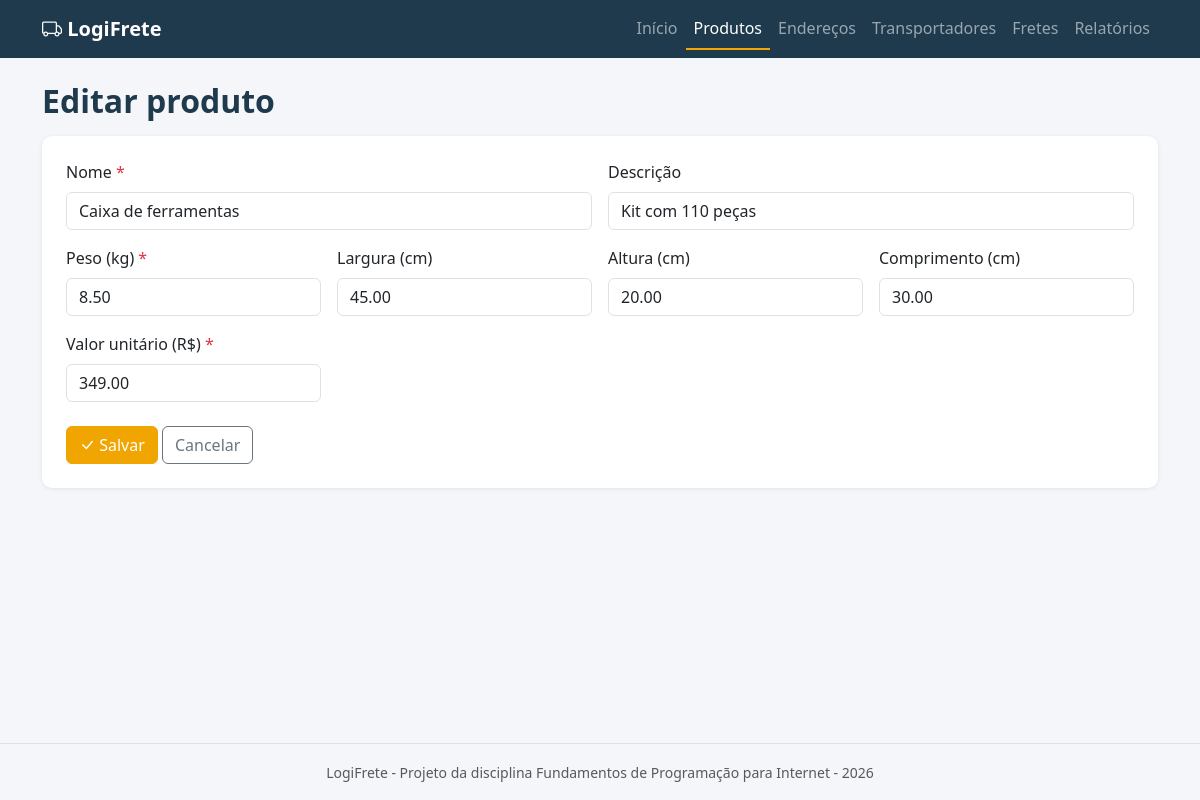
Page /produtos/form.php?id=2 on the committed database.
### tables this page shows
CREATE TABLE produtos (
  id INT AUTO_INCREMENT PRIMARY KEY,
  nome VARCHAR(100) NOT NULL,
  descricao VARCHAR(255),
  peso_kg DECIMAL(10,2) NOT NULL DEFAULT 0,
  largura_cm DECIMAL(10,2) DEFAULT 0,
  altura_cm DECIMAL(10,2) DEFAULT 0,
  comprimento_cm DECIMAL(10,2) DEFAULT 0,
  valor DECIMAL(10,2) NOT NULL DEFAULT 0,
  criado_em DATETIME DEFAULT CURRENT_TIMESTAMP
);

### config/funcoes.php (called while the page is built, shortened)
<?php
function e($texto)
{
    return htmlspecialchars((string) $texto, ENT_QUOTES, 'UTF-8');
}

### produtos/form.php (the view, shortened to what this page needs)
<?php
require_once '../config/conexao.php';
$produto = [
    'id' => '',
    'nome' => '',
    'descricao' => '',
    'peso_kg' => '',
    'largura_cm' => '',
    'altura_cm' => '',
    'comprimento_cm' => '',
    'valor' => '',
];
if (!empty($_GET['id'])) {
    $stmt = $pdo->prepare('SELECT * FROM produtos WHERE id = ?');
    $stmt->execute([$_GET['id']]);
    $produto = $stmt->fetch();
}
$editando = !empty($produto['id']);
$titulo = $editando ? 'Editar produto' : 'Novo produto';
include '../includes/header.php';
?>
<h2 class="titulo-pagina mb-3"><?= $titulo ?></h2>
<div class="card p-4">
    <form action="salvar.php" method="post">
        <div class="row g-3">
            <div class="col-md-6">
                <label for="nome" class="form-label obrigatorio">Nome</label>
                <input type="text" id="nome" name="nome" class="form-control" maxlength="100" required value="<?= e($produto['nome']) ?>">
            </div>
            <div class="col-md-6">
                <label for="descricao" class="form-label">Descrição</label>
                <input type="text" id="descricao" name="descricao" class="form-control" maxlength="255" value="<?= e($produto['descricao']) ?>">
            </div>
            <div class="col-md-3">
                <label for="peso_kg" class="form-label obrigatorio">Peso (kg)</label>
                <input type="number" step="0.01" min="0" id="peso_kg" name="peso_kg" class="form-control" required value="<?= e($produto['peso_kg']) ?>">
            </div>
            <div class="col-md-3">
                <label for="largura_cm" class="form-label">Largura (cm)</label>
                <input type="number" step="0.01" min="0" id="largura_cm" name="largura_cm" class="form-control" value="<?= e($produto['largura_cm']) ?>">
            </div>
            <div class="col-md-3">
                <label for="altura_cm" class="form-label">Altura (cm)</label>
                <input type="number" step="0.01" min="0" id="altura_cm" name="altura_cm" class="form-control" value="<?= e($produto['altura_cm']) ?>">
            </div>
            <div class="col-md-3">
                <label for="comprimento_cm" class="form-label">Comprimento (cm)</label>
                <input type="number" step="0.01" min="0" id="comprimento_cm" name="comprimento_cm" class="form-control" value="<?= e($produto['comprimento_cm']) ?>">
            </div>
            <div class="col-md-3">
                <label for="valor" class="form-label obrigatorio">Valor unitário (R$)</label>
                <input type="number" step="0.01" min="0" id="valor" name="valor" class="form-control" required value="<?= e($produto['valor']) ?>">
            </div>
        </div>
        <div class="mt-4">
            <button type="submit" class="btn btn-laranja"><i class="bi bi-check-lg"></i> Salvar</button>
            <a href="listar.php" class="btn btn-outline-secondary">Cancelar</a>
        </div>
    </form>
</div>
<?php include '../includes/footer.php'; ?>

### assets/css/style.css (style rules this page uses)
body { background-color: #f4f6f9; min-height: 100vh; display: flex; flex-direction: column; }
.card { border: none; border-radius: 10px; box-shadow: 0 1px 4px rgba(0, 0, 0, 0.08); }
.titulo-pagina { color: #1f3a4d; font-weight: 600; }
.btn-laranja { background-color: #f0a500; border-color: #f0a500; color: #fff; }
.obrigatorio::after { content: " *"; color: #dc3545; }

### rows in the picture
produtos: nome "Caixa de ferramentas", descricao "Kit com 110 peças", peso_kg "8.50", largura_cm "45.00", altura_cm "20.00", comprimento_cm "30.00", valor "349.00"

### other values in the picture
$titulo "Editar produto"
